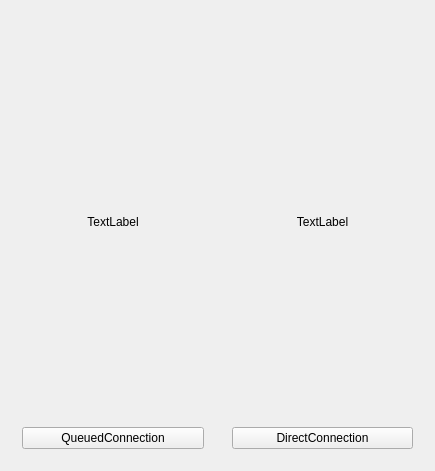
<?xml version="1.0" encoding="UTF-8"?>
<ui version="4.0">
 <class>Widget</class>
 <widget class="QWidget" name="Widget">
  <property name="geometry">
   <rect>
    <x>0</x>
    <y>0</y>
    <width>435</width>
    <height>471</height>
   </rect>
  </property>
  <property name="windowTitle">
   <string>Widget</string>
  </property>
  <layout class="QHBoxLayout" name="horizontalLayout">
   <item>
    <widget class="QWidget" name="widget" native="true">
     <layout class="QVBoxLayout" name="verticalLayout">
      <item>
       <widget class="QLabel" name="label">
        <property name="text">
         <string>TextLabel</string>
        </property>
        <property name="alignment">
         <set>Qt::AlignCenter</set>
        </property>
       </widget>
      </item>
      <item>
       <widget class="QPushButton" name="pushButton">
        <property name="text">
         <string>QueuedConnection</string>
        </property>
       </widget>
      </item>
     </layout>
    </widget>
   </item>
   <item>
    <widget class="QWidget" name="widget_2" native="true">
     <layout class="QVBoxLayout" name="verticalLayout_2">
      <item>
       <widget class="QLabel" name="label_2">
        <property name="text">
         <string>TextLabel</string>
        </property>
        <property name="alignment">
         <set>Qt::AlignCenter</set>
        </property>
       </widget>
      </item>
      <item>
       <widget class="QPushButton" name="pushButton_2">
        <property name="text">
         <string>DirectConnection</string>
        </property>
       </widget>
      </item>
     </layout>
    </widget>
   </item>
  </layout>
 </widget>
 <layoutdefault spacing="6" margin="11"/>
 <resources/>
 <connections/>
</ui>
